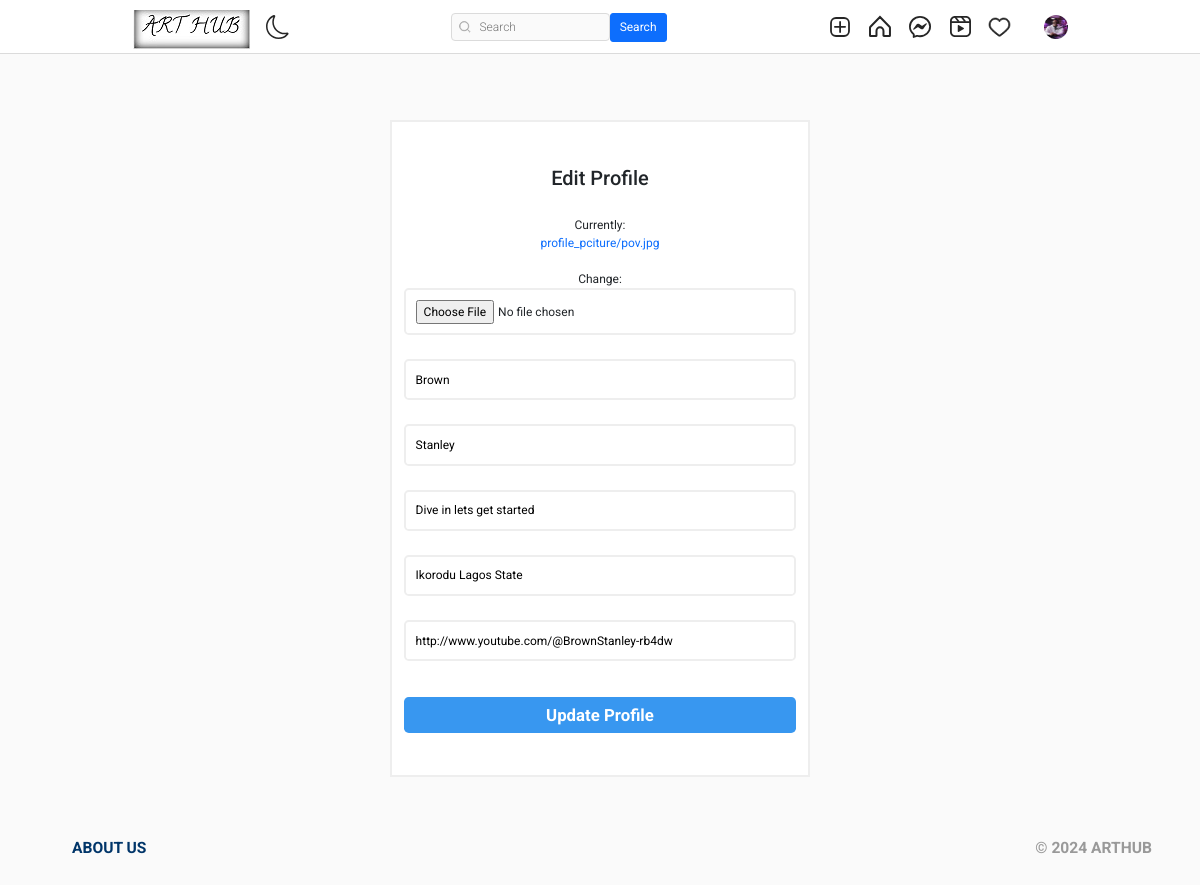
Screenshot of /users/profile/edit (signed in) with the database file from the repository.
### authy/models.py (models this page shows, shortened)
class Profile(models.Model):
    user = models.OneToOneField(User, related_name='profile', on_delete=models.CASCADE)
    image = models.ImageField(upload_to="profile_pciture", null=True, default="default.jpg")
    first_name = models.CharField(max_length=200, null=True, blank=True)
    last_name = models.CharField(max_length=200, null=True, blank=True)
    bio = models.CharField(max_length=200, null=True, blank=True)
    location = models.CharField(max_length=200, null=True, blank=True)
    url = models.URLField(max_length=200, null=True, blank=True)
    favourite = models.ManyToManyField(Post, blank=True)

### authy/views.py (the view)
# urls.py: path('profile/edit', EditProfile, name="editprofile"),
def EditProfile(request):
    user = request.user.id
    profile = Profile.objects.get(user__id=user)
    if request.method == "POST":
        form = EditProfileForm(request.POST, request.FILES, instance=request.user.profile)
        if form.is_valid():
            profile.image = form.cleaned_data.get('image')
            profile.first_name = form.cleaned_data.get('first_name')
            profile.last_name = form.cleaned_data.get('last_name')
            profile.location = form.cleaned_data.get('location')
            profile.url = form.cleaned_data.get('url')
            profile.bio = form.cleaned_data.get('bio')
            profile.save()
            return redirect('profile', profile.user.username)
    else:
        form = EditProfileForm(instance=request.user.profile)
    context = {
        'form':form,
    }
    return render(request, 'editprofile.html', context)

### authy/forms.py
class EditProfileForm(forms.ModelForm):
    image = forms.ImageField(required=True)
    first_name = forms.CharField(widget=forms.TextInput(attrs={'class': 'input', 'placeholder': 'First Name'}), required=True)
    last_name = forms.CharField(widget=forms.TextInput(attrs={'class': 'input', 'placeholder': 'Last Name'}), required=True)
    bio = forms.CharField(widget=forms.TextInput(attrs={'class': 'input', 'placeholder': 'Bio'}), required=True)
    url = forms.CharField(widget=forms.TextInput(attrs={'class': 'input', 'placeholder': 'URL'}), required=True)
    location = forms.CharField(widget=forms.TextInput(attrs={'class': 'input', 'placeholder': 'Address'}), required=True)
    class Meta:
        model = Profile
        fields = ['image', 'first_name', 'last_name', 'bio', 'url', 'location']

### templates/editprofile.html (shortened to what this page needs)
{% extends 'base.html' %}
{% load static %}
{% load crispy_forms_tags %}
{% block content %}
<br><br>
<!DOCTYPE html>
<html lang="en">
<head>
  <link rel="stylesheet" href="{% static 'assets2/style.css' %}">
</head>
<body>
  <div id="wrapper">
    <div class="container">
      <div class="form-data">
        <form action="" method="POST" enctype="multipart/form-data">
          <div class="logo">
            <h3 style="padding: 20px; font-size: 20px;">Edit Profile</h3>
          </div>
          {{form.image}} <br>
		  {{form.first_name}} <br>
		  {{form.last_name}} <br>
		  {{form.bio}} <br>
		  {{form.location}} <br>
		  {{form.url}} <br>
          <button class="form-btn" type="submit">Update Profile</button>
        </form>
      </div>
    </div>
    <footer>
      <div class="container">
        <nav class="footer-nav">
          <ul>
            <li>
              <a href="/about">About us</a>
            </li>
          </ul>
        </nav>
        <div class="copyright-notice">
          &copy 2024 ArtHub
        </div>
      </div>
    </footer>
  </div>
</body>
</html>
{% endblock content %}

### templates/base.html (shortened to what this page needs)
{% load static %}
<!DOCTYPE html>
<html lang="en">
<head>
</head>
    <link rel="stylesheet" href="https://cdn.jsdelivr.net/npm/bootstrap-icons@1.8.1/font/bootstrap-icons.css">
    <link href="https://cdn.jsdelivr.net/npm/bootstrap@5.1.3/dist/css/bootstrap.min.css" rel="stylesheet">
    <link rel="stylesheet" type="text/css" href="{% static 'assets1/style.css' %}">
</head>
<body>
    <header class="header">
        <nav class="header__content">
            <div class="header__buttons">
                <a href="{% url 'index' %}" class="header__home">
                    <img width="50" src="{% static 'assets2/images/brand.jpg' %}">
                </a>
                <button class="header__theme-button" title="Toggle Theme">
                </button>
            </div>
            <form action="{% url 'search-users' %}" method="GET">
                <div class="header__search">
                    <input type="text" placeholder="Search" name="q" value="{{ request.GET.q }}">
                    <button class="btn btn-primary" type="submit">Search</button>
                </div>
            </form>
            <div class="header__buttons header__buttons--desktop">
                <a href="{% url 'newpost' %}">
                </a>
                <a href="{% url 'index' %}">
                </a>
                <a href="{% url 'message' %}">
                </a>
                <a href="#">
                </a>
                <span>
                    <a href="{% url 'show-notification' %}">
                    </a>
                </span>
                <a href="">
                    <button class="profile-button">
                        <a href="{% url 'profile' request.user %}">
                            <div class="profile-button__picture">
                                <img src="{{request.user.profile.image.url}}" alt="User Picture">
                            </div>
                        </a>
                    </button>
                </a>
            </div>
        </nav>
    </header>
    {% block content %}
    {% endblock content %}
</body>
</html>

### static/assets1/style.css (style rules this page uses)
*, *::after, *::before { box-sizing: border-box; margin: 0; padding: 0; }
*, button, input, select, textarea { font-family: 'Roboto', sans-serif; }
:root { --primary: hsl(0, 0%, 100%); --secondary: hsl(0, 0%, 98%); --border: hsl(0, 0%, 86%); --story-border: hsl(0, 0%, 78%); --img-border: hsla(0, 0%, 0%, 0.1); --text-dark: hsl(0, 0%, 15%); --text-light: hsl(0, 0%, 60%); --like: hsl(355, 82%, 61%); --link: hsl(204, 100%, 48%); --header-height: 44px; --nav-height: 44px; }
body { min-height: 100vh; display: flex; flex-direction: column; overflow-y: auto; }
svg { display: block; }
img { max-width: 100%; }
.header { width: 100%; height: var(--header-height); background-color: var(--primary); display: flex; justify-content: center; position: fixed; top: 0; left: 0; z-index: 2; }
.header::after { content: ''; position: absolute; bottom: 0; width: 100%; height: 1px; background-color: var(--border); }
.header__content { width: 100%; max-width: 975px; padding: 0 14px; display: flex; justify-content: space-between; align-items: center; }
.header__home { margin-top: 5px; }
.header__theme-button { background-color: transparent; border: none; cursor: pointer; }
.header__theme-button-moon { display: unset; }
.header__search { width: 216px; height: 28px; display: none; align-items: center; position: relative; }
.header__search svg { width: 12px; height: 12px; position: absolute; left: 8px; }
.header__search input { width: 100%; height: 100%; background-color: var(--secondary); padding: 4px 10px 4px 28px; border: 1px solid var(--border); border-radius: 4px; outline: none; font-size: 12px; font-weight: 300; text-decoration: none; color: var(--text-light); text-overflow: ellipsis; overflow: hidden; white-space: nowrap; }
.header__buttons { display: flex; align-items: center; gap: 16px; }
.profile-button { background-color: transparent; border: none; outline: none; cursor: pointer; position: relative; }
.profile-button__picture { width: 24px; height: 24px; border-radius: 50%; overflow: hidden; position: relative; }
.profile-button__picture::after { content: ''; position: absolute; top: 0; bottom: 0; left: 0; right: 0; border: 1px solid var(--img-border); border-radius: 50%; }
@media (min-width: 768px) { :root { --header-height: 54px; --nav-height: 0px; } }
@media (min-width: 768px) { .header__content { padding: 0 20px; } }
@media (min-width: 768px) { .header__search { display: flex; } }

### static/assets2/style.css (style rules this page uses)
*, *::before, *::after { margin: 0; padding: 0; box-sizing: inherit; }
html { font-size: 12px; box-sizing: border-box; }
img { width: 100%; max-width: 100%; height: 100%; }
a { text-decoration: none; }
body { background-color: #fafafa; }
#wrapper { width: 100%; height: 100vh; display: flex; flex-direction: column; justify-content: space-between; padding-top: 5rem; }
.container { width: 100%; max-width: 93.5rem; margin: 1rem auto 0; }
#wrapper > .container { display: flex; padding: 0 2rem; }
.form-data { width: 100%; max-width: 35rem; margin-top: 1rem; margin-left: auto; margin-right: auto; display: block; }
.form-data form { background-color: #fff; border: 2px solid #eee; display: flex; flex-direction: column; padding: 2rem 1rem; text-align: center; }
.form-data form input { padding: .8rem; margin-bottom: .5rem; border: 2px solid #eee; border-radius: .4rem; }
.form-btn { margin: 1rem 0 1.5rem; height: 3rem; background-color: #3897f0; font-size: 1.4rem; font-weight: bold; color: #fff; border: none; border-radius: .4rem; cursor: pointer; }
footer { padding: 5rem 0; }
footer .container { display: flex; justify-content: space-between; font-weight: bold; text-transform: uppercase; font-size: 1.3rem; margin-top: 0; flex-wrap: wrap; }
.footer-nav ul { display: flex; flex-wrap: wrap; list-style: none; }
.footer-nav ul li { margin-right: 1.6rem; }
.footer-nav ul li a { color: #003569; }
.copyright-notice { color: #999999; }

### rows the page displays
Profile: first_name "Brown", last_name "Stanley", bio "Dive in lets get started", location "Ikorodu Lagos State", url "http://www.youtube.com/@BrownStanley-rb4dw"
